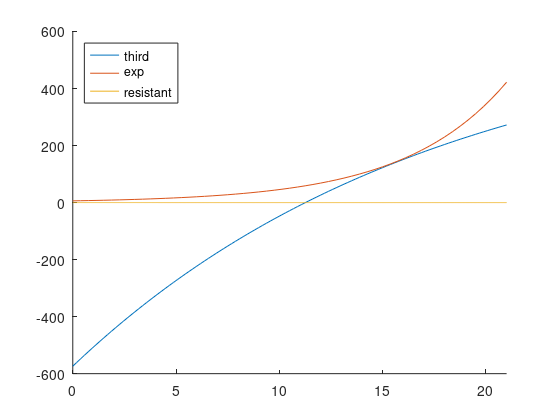

This chart was generated by the following MATLAB code:
models = {
    @(t) (-1285.415930 * exp(-0.056802 * (t+1)) + 640.648444)
    @(t) (6.0450 * exp(0.2022 * t))
    @(t) (392.0886 / (1 + (99.5355 * exp(-0.2557 * t))))
};

labels = {'third' 'exp' 'resistant'};

hold on
for i = 1:length(models)
    fplot(models{i}, [0 21], 'DisplayName', labels{i})
end
hold off
legend('Location','northwest')

set(gcf,'Units','inches');
screenposition = get(gcf,'Position');
set(gcf,...
    'PaperPosition',[0 0 screenposition(3:4)],...
    'PaperSize',[screenposition(3:4)]);
print -dpdf -painters epsFig